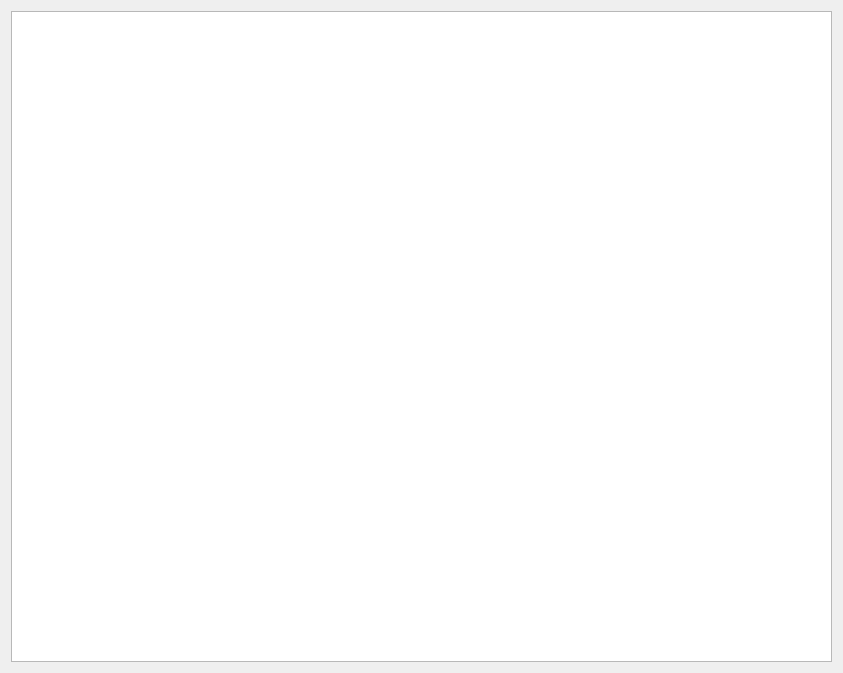
<?xml version="1.0" encoding="UTF-8"?>
<ui version="4.0">
 <class>MainFormClass</class>
 <widget class="QWidget" name="MainFormClass">
  <property name="geometry">
   <rect>
    <x>0</x>
    <y>0</y>
    <width>843</width>
    <height>673</height>
   </rect>
  </property>
  <property name="windowTitle">
   <string>MainForm</string>
  </property>
  <layout class="QVBoxLayout" name="verticalLayout">
   <item>
    <widget class="QGraphicsView" name="graphicsView"/>
   </item>
  </layout>
 </widget>
 <layoutdefault spacing="6" margin="11"/>
 <resources/>
 <connections/>
</ui>
